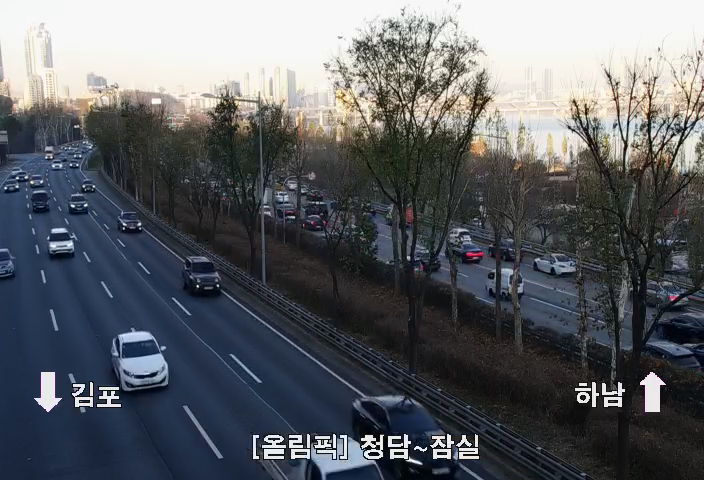
#> input picture frame 90 of 배경추출/cctv.mp4, 704 x 480 px
$ python background_subtraction.py
#> lines starting #> are read from the running program, lines starting #| are printed output that depends on the picture
import cv2
import numpy as np
import time

video_path = './cctv.mp4'
output_path = './background_subtraction_output.mp4'

video = cv2.VideoCapture(video_path)
width = int(video.get(cv2.CAP_PROP_FRAME_WIDTH))
height = int(video.get(cv2.CAP_PROP_FRAME_HEIGHT))
fps = int(video.get(cv2.CAP_PROP_FPS))
codec = cv2.VideoWriter_fourcc(*'mp4v')
out = cv2.VideoWriter(output_path, codec, fps, (width, height))

fgbg = cv2.createBackgroundSubtractorKNN(detectShadows=False)
# fgbg = cv2.bgsegm.createBackgroundSubtractorMOG(history=200,nmixtures=3,backgroundRatio=0.7, noiseSigma=0)
# fgbg = cv2.createBackgroundSubtractorMOG2(history=200,varThreshold=32,detectShadows=False)
# fgbg = cv2.bgsegm.createBackgroundSubtractorGMG(initializationFrames=20, decisionThreshold=0.5)


kernel = cv2.getStructuringElement(cv2.MORPH_ELLIPSE,(7,7))
# kernel = cv2.getStructuringElement(cv2.MORPH_RECT,(7,7))
while(1):
    start = time.time()

    return_value, frame = video.read()
#> frame is the input picture: shape (480, 704, 3); mean B, G, R 101.5, 97, 93.9
    # 비디오 프레임 정보가 있으면 계속 진행
    if return_value:
        pass
    else :
        print('비디오가 끝났거나 오류가 있습니다')
        break

    background_extraction_mask = fgbg.apply(frame)
#> background_extraction_mask: shape (480, 704); every value is 255
    # background_extraction_mask = cv2.morphologyEx(background_extraction_mask,
    #                                  cv2.MORPH_CLOSE, kernel)
    background_extraction_mask = cv2.dilate(background_extraction_mask,kernel,iterations=1)

    background_extraction_mask = np.stack((background_extraction_mask,)*3, axis=-1)
#> background_extraction_mask: shape (480, 704, 3); every value is 255

    concat_image = np.concatenate((frame,background_extraction_mask), axis=1)
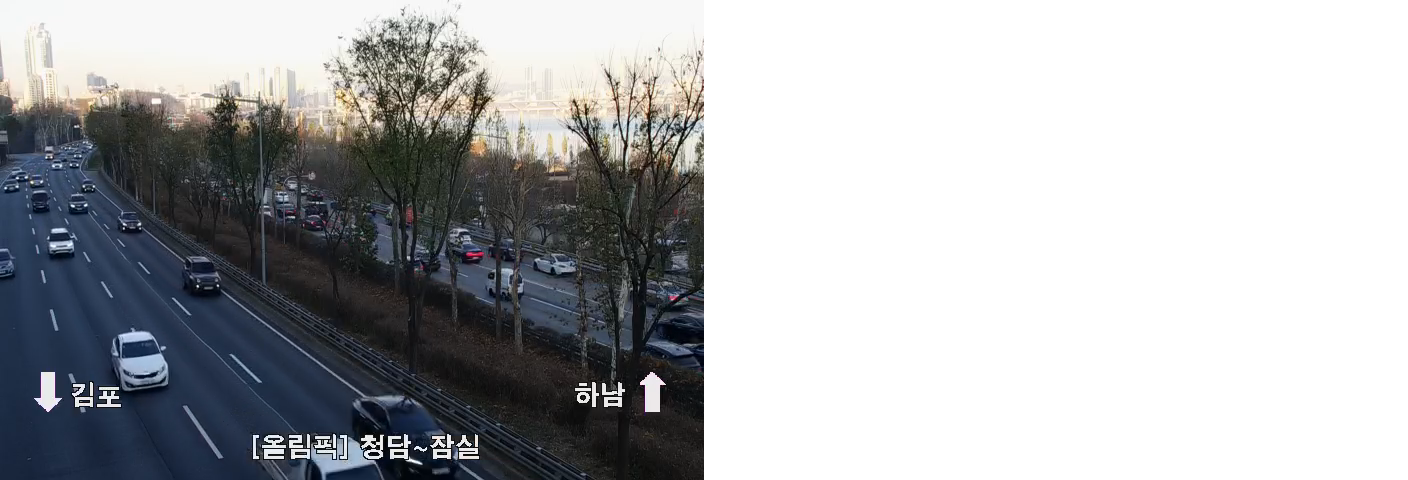
#> concat_image: shape (480, 1408, 3); mean B, G, R 178.2, 176, 174.4

    cv2.imshow('background extraction video', concat_image)
    cv2.waitKey(0)
video.release()
cv2.destroyAllWindows()


$ run again, starting later in the video
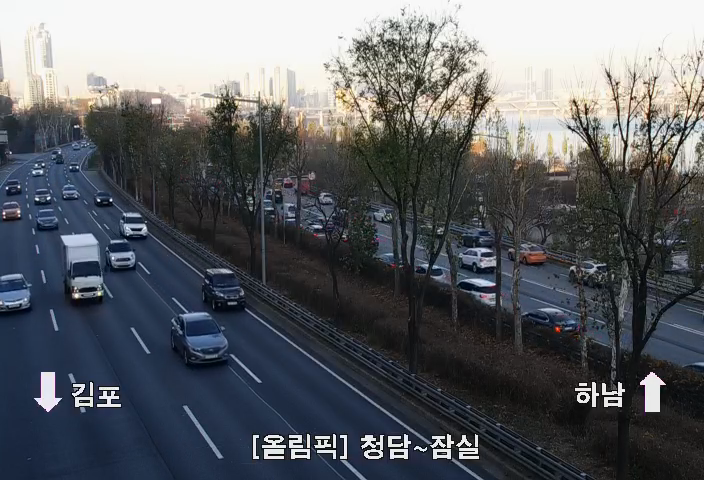
#> input picture frame 405 of 배경추출/cctv.mp4, 704 x 480 px
#> frame is the input picture: shape (480, 704, 3); mean B, G, R 101.6, 97.2, 94.1
#> `concat_image = np.concatenate((frame,background_extraction_mask), axis..`:
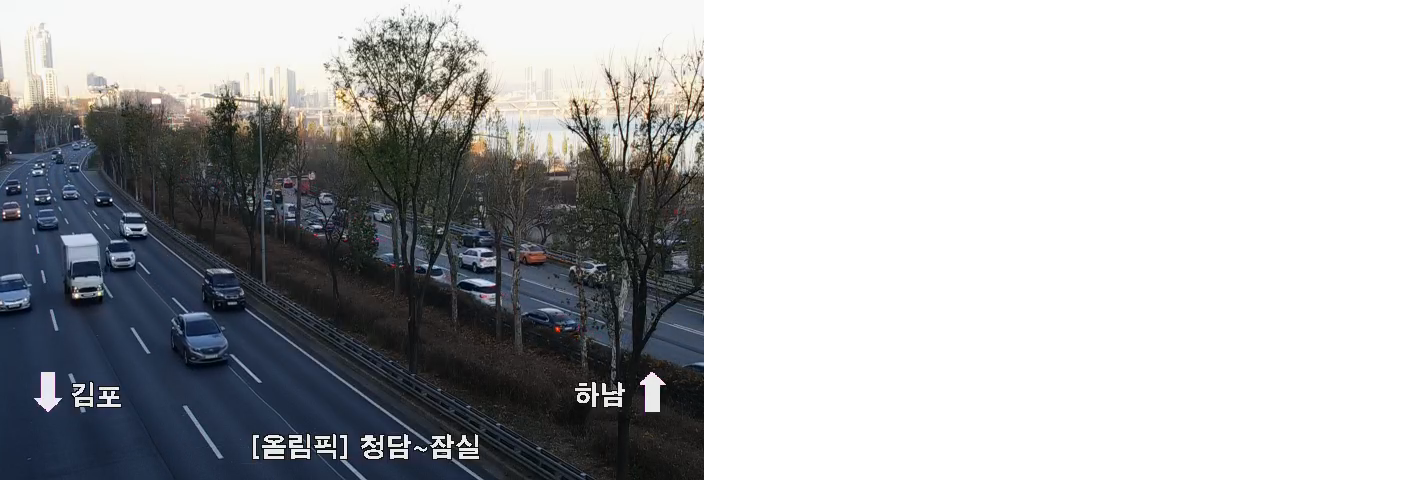
#> concat_image: shape (480, 1408, 3); mean B, G, R 178.3, 176.1, 174.6

$ run again, starting later in the video
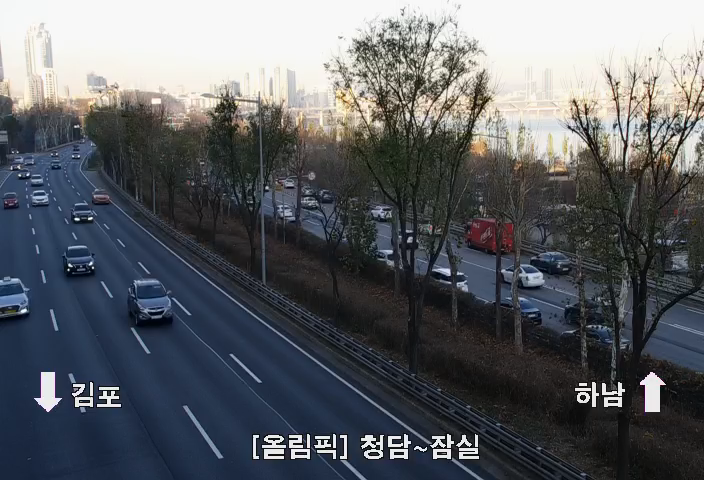
#> input picture frame 720 of 배경추출/cctv.mp4, 704 x 480 px
#> frame is the input picture: shape (480, 704, 3); mean B, G, R 101.4, 96.8, 93.6
#> `concat_image = np.concatenate((frame,background_extraction_mask), axis..`:
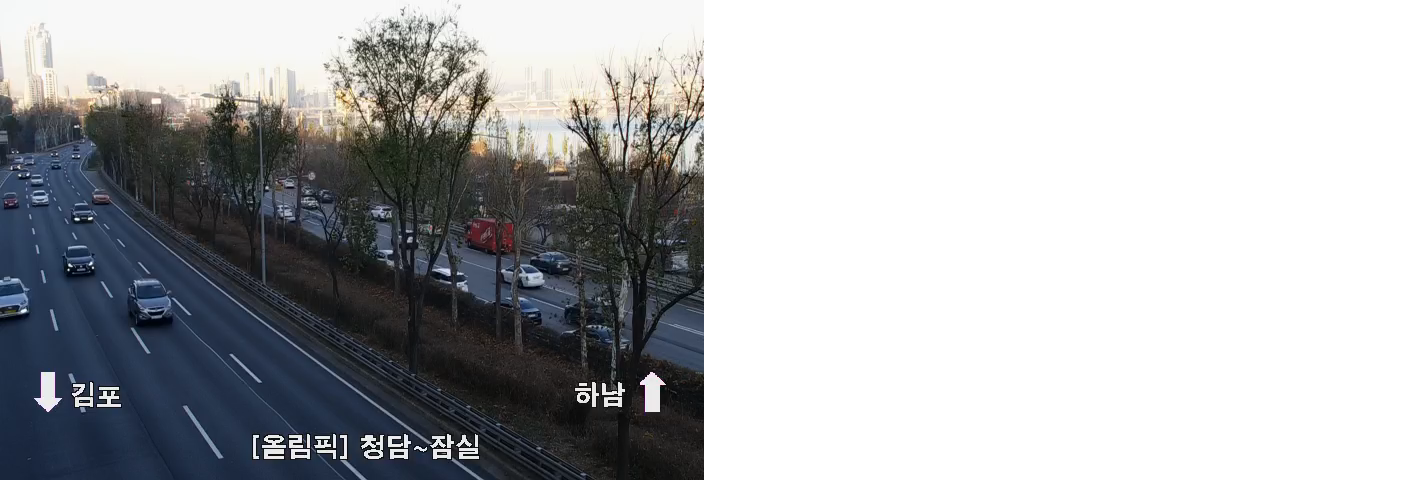
#> concat_image: shape (480, 1408, 3); mean B, G, R 178.2, 175.9, 174.3
